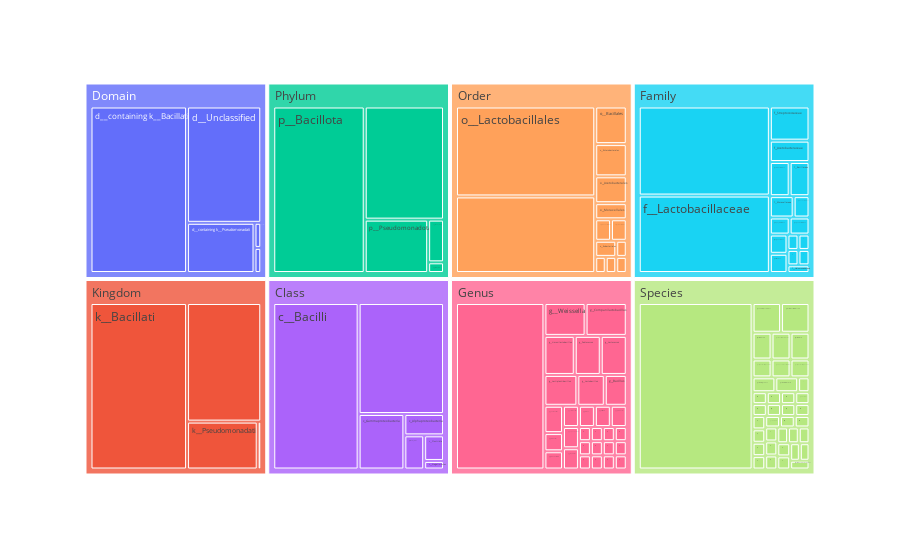

Notebook cell for this chart:
### Code cell
!!pip install -q plotly
!pip install -q squarify
!pip install -q kaleido
import pandas as pd
import plotly.express as px

# function to split and pad to 8 levels
def split_taxon(taxon_str):
    levels = taxon_str.split(';')
    # pad with empty strings if levels are missing
    levels += [''] * (8 - len(levels))
    return levels[:8]

taxonomy[['Domain','Kingdom','Phylum','Class','Order','Family','Genus','Species']] = taxonomy['Taxon'].apply(split_taxon).tolist()

# melt for treemap
taxonomy_melted = taxonomy.melt(
    id_vars=['Feature ID'], 
    value_vars=['Domain','Kingdom','Phylum','Class','Order','Family','Genus','Species'], 
    var_name='Rank', value_name='Name'
)

fig = px.treemap(taxonomy_melted, path=['Rank','Name'], values=None)
fig.show()
fig.write_html("taxonomy_treemap.html")

### Figure 1 — Plotly figure (JSON) as saved in the notebook; plotly's stock layout.template omitted (floating-point values rounded to 4 significant figures)
{"data": [{"branchvalues": "total", "domain": {"x": [0, 1], "y": [0, 1]}, "hovertemplate": "labels=%{label}<br>count=%{value}<br>parent=%{parent}<br>id=%{id}<extra></extra>", "ids": ["Domain/categorical", "Domain/d__containing k__Bacillati", "Domain/d__Unclassified", "Domain/d__containing k__Pseudomonadati", "Domain/d__containing k__Fungi", "Kingdom/", "Kingdom/k__Bacillati", "Kingdom/k__Pseudomonadati", "Kingdom/k__Fungi", "Phylum/", "Phylum/p__Bacillota", "Phylum/p__Pseudomonadota", "Phylum/p__Ascomycota", "Phylum/p__Actinomycetota", "Class/", "Class/c__Bacilli", "Class/c__Alphaproteobacteria", "Class/c__Gammaproteobacteria", "Class/c__Actinomycetes", "Class/c__Clostridia", "Class/c__Negativicutes", "Order/", "Order/o__Lactobacillales", "Order/o__Acetobacterales", "Order/o__Enterobacterales", "Order/o__Bifidobacteriales", "Order/o__Bacillales", "Order/o__Mycobacteriales", "Order/o__Eubacteriales", "Order/o__Moraxellales", "Order/o__Alteromonadales", "Order/o__Selenomonadales", "Order/o__Pseudomonadales", "Order/o__Oceanospirillales", "Family/", "Family/f__Lactobacillaceae", "Family/f__Acetobacteraceae", "Family/f__Streptococcaceae", "Family/f__Enterobacteriaceae", "Family/f__Bifidobacteriaceae", "Family/f__Staphylococcaceae", "Family/f__Corynebacteriaceae", "Family/f__Enterococcaceae", "Family/f__Morganellaceae", "Family/f__Clostridiaceae", "Family/f__Bacillaceae", "Family/f__Moraxellaceae", "Family/f__Shewanellaceae", "Family/f__Selenomonadaceae", "Family/f__Pseudomonadaceae", "Family/f__Halomonadaceae", "Genus/", "Genus/g__Weissella", "Genus/g__Pediococcus", "Genus/g__Acetobacter", "Genus/g__Companilactobacillus", "Genus/g__Lactococcus", "Genus/g__Bifidobacterium", "Genus/g__Staphylococcus", "Genus/g__Latilactobacillus", "Genus/g__Lactobacillus", "Genus/g__Lactiplantibacillus", "Genus/g__Limosilactobacillus", "Genus/g__Macrococcoides", "Genus/g__Corynebacterium", "Genus/g__Streptococcus", "Genus/g__Enterococcus", "Genus/g__Lentilactobacillus", "Genus/g__Proteus", "Genus/g__Clostridium", "Genus/g__Bacillus", "Genus/g__Leuconostoc", "Genus/g__Ligilactobacillus", "Genus/g__Levilactobacillus", "Genus/g__Psychrobacter", "Genus/g__Shewanella", "Genus/g__Pectinatus", "Genus/g__Lacticaseibacillus", "Genus/g__Pseudomonas", "Genus/g__Acinetobacter", "Genus/g__Vreelandella", "Species/", "Species/s__Weissella confusa", "Species/s__Pediococcus pentosaceus", "Species/s__Staphylococcus simulans", "Species/s__Latilactobacillus sakei", "Species/s__Lactobacillus delbrueckii", "Species/s__Lactiplantibacillus pentosus", "Species/s__Weissella cibaria", "Species/s__Limosilactobacillus fermentum", "Species/s__Macrococcoides caseolyticum", "Species/s__Lentilactobacillus kefiri", "Species/s__Proteus terrae", "Species/s__Companilactobacillus farciminis", "Species/s__Leuconostoc citreum", "Species/s__Lactiplantibacillus plantarum", "Species/s__Ligilactobacillus agilis", "Species/s__Bacillus glycinifermentans", "Species/s__Levilactobacillus brevis", "Species/s__Psychrobacter sanguinis", "Species/s__Leuconostoc lactis", "Species/s__Bacillus velezensis", "Species/s__Lactococcus garvieae", "Species/s__Shewanella chilikensis", "Species/s__Lactococcus lactis", "Species/s__Pectinatus frisingensis", "Species/s__Lactiplantibacillus argentoratensis", "Species/s__Companilactobacillus zhachilii", "Species/s__Clostridium perfringens", "Species/s__Lactococcus formosensis", "Species/s__Weissella ceti", "Species/s__Lacticaseibacillus paracasei", "Species/s__Acetobacter ghanensis", "Species/s__Pediococcus acidilactici", "Species/s__Psychrobacter sp. KFRI-CH2-11", "Species/s__Lactobacillus kefiranofaciens", "Species/s__Vreelandella aquamarina", "Species/s__Leuconostoc mesenteroides", "Species/s__Weissella paramesenteroides", "Domain", "Kingdom", "Phylum", "Class", "Order", "Family", "Genus", "Species"], "labels": ["categorical", "d__containing k__Bacillati", "d__Unclassified", "d__containing k__Pseudomonadati", "d__containing k__Fungi", "", "k__Bacillati", "k__Pseudomonadati", "k__Fungi", "", "p__Bacillota", "p__Pseudomonadota", "p__Ascomycota", "p__Actinomycetota", "", "c__Bacilli", "c__Alphaproteobacteria", "c__Gammaproteobacteria", "c__Actinomycetes", "c__Clostridia", "c__Negativicutes", "", "o__Lactobacillales", "o__Acetobacterales", "o__Enterobacterales", "o__Bifidobacteriales", "o__Bacillales", "o__Mycobacteriales", "o__Eubacteriales", "o__Moraxellales", "o__Alteromonadales", "o__Selenomonadales", "o__Pseudomonadales", "o__Oceanospirillales", "", "f__Lactobacillaceae", "f__Acetobacteraceae", "f__Streptococcaceae", "f__Enterobacteriaceae", "f__Bifidobacteriaceae", "f__Staphylococcaceae", "f__Corynebacteriaceae", "f__Enterococcaceae", "f__Morganellaceae", "f__Clostridiaceae", "f__Bacillaceae", "f__Moraxellaceae", "f__Shewanellaceae", "f__Selenomonadaceae", "f__Pseudomonadaceae", "f__Halomonadaceae", "", "g__Weissella", "g__Pediococcus", "g__Acetobacter", "g__Companilactobacillus", "g__Lactococcus", "g__Bifidobacterium", "g__Staphylococcus", "g__Latilactobacillus", "g__Lactobacillus", "g__Lactiplantibacillus", "g__Limosilactobacillus", "g__Macrococcoides", "g__Corynebacterium", "g__Streptococcus", "g__Enterococcus", "g__Lentilactobacillus", "g__Proteus", "g__Clostridium", "g__Bacillus", "g__Leuconostoc", "g__Ligilactobacillus", "g__Levilactobacillus", "g__Psychrobacter", "g__Shewanella", "g__Pectinatus", "g__Lacticaseibacillus", "g__Pseudomonas", "g__Acinetobacter", "g__Vreelandella", "", "s__Weissella confusa", "s__Pediococcus pentosaceus", "s__Staphylococcus simulans", "s__Latilactobacillus sakei", "s__Lactobacillus delbrueckii", "s__Lactiplantibacillus pentosus", "s__Weissella cibaria", "s__Limosilactobacillus fermentum", "s__Macrococcoides caseolyticum", "s__Lentilactobacillus kefiri", "s__Proteus terrae", "s__Companilactobacillus farciminis", "s__Leuconostoc citreum", "s__Lactiplantibacillus plantarum", "s__Ligilactobacillus agilis", "s__Bacillus glycinifermentans", "s__Levilactobacillus brevis", "s__Psychrobacter sanguinis", "s__Leuconostoc lactis", "s__Bacillus velezensis", "s__Lactococcus garvieae", "s__Shewanella chilikensis", "s__Lactococcus lactis", "s__Pectinatus frisingensis", "s__Lactiplantibacillus argentoratensis", "s__Companilactobacillus zhachilii", "s__Clostridium perfringens", "s__Lactococcus formosensis", "s__Weissella ceti", "s__Lacticaseibacillus paracasei", "s__Acetobacter ghanensis", "s__Pediococcus acidilactici", "s__Psychrobacter sp. KFRI-CH2-11", "s__Lactobacillus kefiranofaciens", "s__Vreelandella aquamarina", "s__Leuconostoc mesenteroides", "s__Weissella paramesenteroides", "Domain", "Kingdom", "Phylum", "Class", "Order", "Family", "Genus", "Species"], "name": "", "parents": ["Domain", "Domain", "Domain", "Domain", "Domain", "Kingdom", "Kingdom", "Kingdom", "Kingdom", "Phylum", "Phylum", "Phylum", "Phylum", "Phylum", "Class", "Class", "Class", "Class", "Class", "Class", "Class", "Order", "Order", "Order", "Order", "Order", "Order", "Order", "Order", "Order", "Order", "Order", "Order", "Order", "Family", "Family", "Family", "Family", "Family", "Family", "Family", "Family", "Family", "Family", "Family", "Family", "Family", "Family", "Family", "Family", "Family", "Genus", "Genus", "Genus", "Genus", "Genus", "Genus", "Genus", "Genus", "Genus", "Genus", "Genus", "Genus", "Genus", "Genus", "Genus", "Genus", "Genus", "Genus", "Genus", "Genus", "Genus", "Genus", "Genus", "Genus", "Genus", "Genus", "Genus", "Genus", "Genus", "Genus", "Species", "Species", "Species", "Species", "Species", "Species", "Species", "Species", "Species", "Species", "Species", "Species", "Species", "Species", "Species", "Species", "Species", "Species", "Species", "Species", "Species", "Species", "Species", "Species", "Species", "Species", "Species", "Species", "Species", "Species", "Species", "Species", "Species", "Species", "Species", "Species", "Species", "Species", "", "", "", "", "", "", "", ""], "type": "treemap", "values": [1, 95, 51, 20, 1, 52, 95, 20, 1, 53, 90, 20, 1, 4, 56, 84, 5, 15, 4, 3, 1, 63, 74, 5, 6, 2, 7, 2, 2, 3, 1, 1, 1, 1, 69, 60, 5, 8, 4, 2, 2, 2, 1, 2, 2, 4, 3, 1, 1, 1, 1, 87, 8, 6, 2, 8, 6, 2, 1, 2, 5, 6, 7, 1, 2, 2, 1, 1, 2, 2, 4, 3, 1, 1, 2, 1, 1, 1, 1, 1, 1, 112, 3, 5, 1, 1, 3, 2, 3, 5, 1, 1, 1, 2, 1, 2, 1, 1, 1, 1, 1, 1, 2, 1, 1, 1, 1, 1, 1, 2, 1, 1, 1, 1, 1, 1, 1, 1, 1, 168, 168, 168, 168, 168, 168, 168, 168]}], "layout": {"legend": {"tracegroupgap": 0}, "margin": {"t": 60}}}
